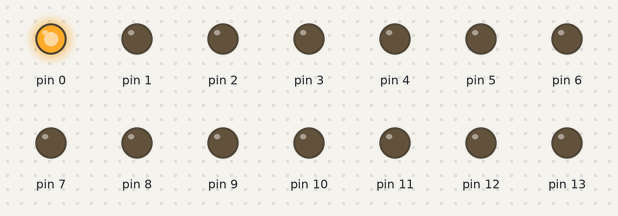
A sketch run on a simulated Arduino Uno, built with avr-gcc and run on an emulated ATmega328P. Parts: output pins drawn as LEDs (lit = HIGH).

Above: at 0.1 s.
Timing chart, 0 to 1.6 s (numbered marks = the images above):
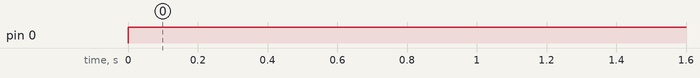

Measured:
- by itself, pin 0: LOW → HIGH at 0.00 s

The sketch:

anode_exp.ino
```cpp
void setup()
{
  for(int i=0;i<14;i++)
  {
    pinMode(i,OUTPUT);
  }

}


int anode[]={0x00,0x01,0x02,0x03,0x04,0x05,0x06,0x07,0x08,0x09,0x0A,0x0B,0x0C,0x0D,0x0E,0x0F,
             0x10,0x11,0x12,0x13,0x14,0x15,0x16,0x17,0x18,0x19,0x1A,0x1B,0x1C,0x1D,0x1E,0x1F,
             0x20,0x21,0x22,0x23,0x24,0x25,0x26,0x27,0x28,0x29,0x2A,0x2B,0x2C,0x2D,0x2E,0x2F,
             0x30,0x31,0x32,0x33,0x34,0x35,0x36,0x37,0x38,0x39,0x3A,0x3B,0x3C,0x3D,0x3E,0x3F};

int cathode[]={0x00,0x01,0x02,0x03,0x04,0x05,0x06,0x07};
void loop()
{
for(int s=0;s<64;s++)
{PORTD=anode[1];
PORTB=cathode[0];
delay(100);
}}
```
